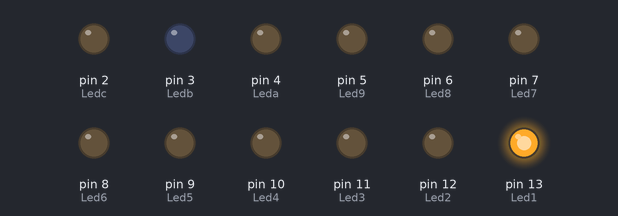
The sketch below on a simulated Arduino Uno, built with avr-gcc and run on an emulated ATmega328P. On the bench: output pins drawn as LEDs (lit = HIGH).

Above: at 0.5 s.
At 3.5 s:
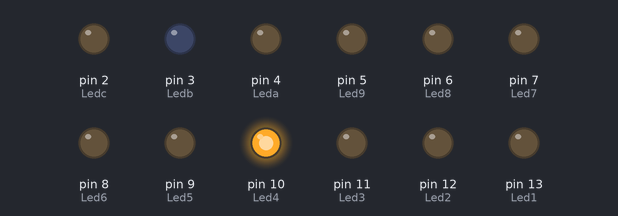
At 5.5 s:
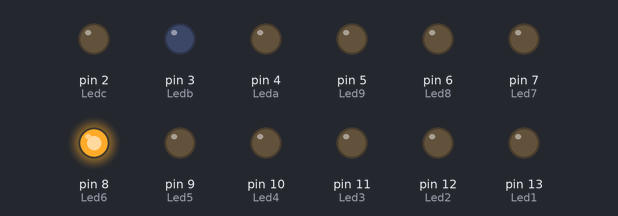
At 7.5 s:
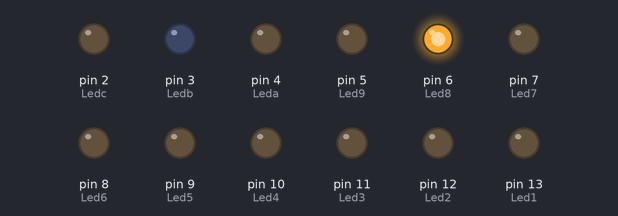
At 10.5 s:
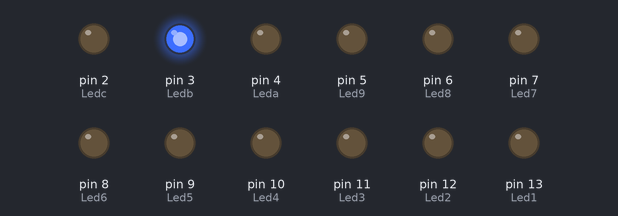
At 14.5 s:
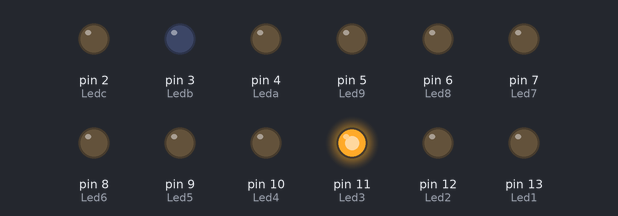
Timing chart, 0 to 15.6 s (numbered marks = the images above):
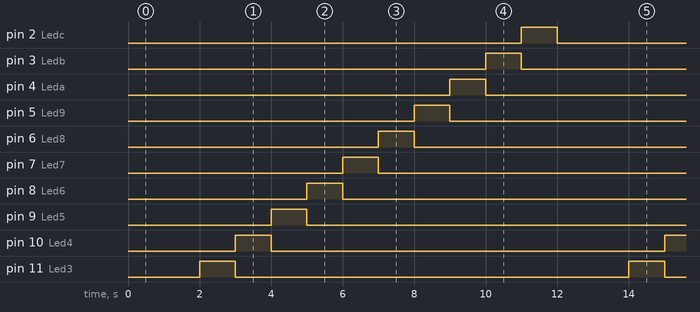

The sketch:

Multiple_LEDs.ino
```cpp
int Led1 = 13;
int Led2 = 12;
int Led3 = 11;
int Led4 = 10;
int Led5 =  9;
int Led6 =  8;
int Led7 =  7;
int Led8 =  6;
int Led9 =  5;
int Leda =  4;
int Ledb =  3;
int Ledc =  2;

void setup()
{
    pinMode(Led1, OUTPUT);
    pinMode(Led2, OUTPUT);
    pinMode(Led3, OUTPUT);
    pinMode(Led4, OUTPUT);
    pinMode(Led5, OUTPUT);
    pinMode(Led6, OUTPUT);
    pinMode(Led7, OUTPUT);
    pinMode(Led8, OUTPUT);
    pinMode(Led9, OUTPUT);
    pinMode(Leda, OUTPUT);
    pinMode(Ledb, OUTPUT);
    pinMode(Ledc, OUTPUT);
}

void loop()
{
    digitalWrite(Led1, HIGH);
    digitalWrite(Led2,  LOW);
    digitalWrite(Led3,  LOW);
    digitalWrite(Led4,  LOW);
    digitalWrite(Led5,  LOW);
    digitalWrite(Led6,  LOW);
    digitalWrite(Led7,  LOW);
    digitalWrite(Led8,  LOW);
    digitalWrite(Led9,  LOW);
    digitalWrite(Leda,  LOW);
    digitalWrite(Ledb,  LOW);
    digitalWrite(Ledc,  LOW);
    delay(1000);

    digitalWrite(Led1,  LOW);
    digitalWrite(Led2, HIGH);
    digitalWrite(Led3,  LOW);
    digitalWrite(Led4,  LOW);
    digitalWrite(Led5,  LOW);
    digitalWrite(Led6,  LOW);
    digitalWrite(Led7,  LOW);
    digitalWrite(Led8,  LOW);
    digitalWrite(Led9,  LOW);
    digitalWrite(Leda,  LOW);
    digitalWrite(Ledb,  LOW);
    digitalWrite(Ledc,  LOW);
    delay(1000);

    digitalWrite(Led1,  LOW);
    digitalWrite(Led2,  LOW);
    digitalWrite(Led3, HIGH);
    digitalWrite(Led4,  LOW);
    digitalWrite(Led5,  LOW);
    digitalWrite(Led6,  LOW);
    digitalWrite(Led7,  LOW);
    digitalWrite(Led8,  LOW);
    digitalWrite(Led9,  LOW);
    digitalWrite(Leda,  LOW);
    digitalWrite(Ledb,  LOW);
    digitalWrite(Ledc,  LOW);
    delay(1000);

    digitalWrite(Led1,  LOW);
    digitalWrite(Led2,  LOW);
    digitalWrite(Led3,  LOW);
    digitalWrite(Led4, HIGH);
    digitalWrite(Led5,  LOW);
    digitalWrite(Led6,  LOW);
    digitalWrite(Led7,  LOW);
    digitalWrite(Led8,  LOW);
    digitalWrite(Led9,  LOW);
    digitalWrite(Leda,  LOW);
    digitalWrite(Ledb,  LOW);
    digitalWrite(Ledc,  LOW);
    delay(1000);

    digitalWrite(Led1,  LOW);
    digitalWrite(Led2,  LOW);
    digitalWrite(Led3,  LOW);
    digitalWrite(Led4,  LOW);
    digitalWrite(Led5, HIGH);
    digitalWrite(Led6,  LOW);
    digitalWrite(Led7,  LOW);
    digitalWrite(Led8,  LOW);
    digitalWrite(Led9,  LOW);
    digitalWrite(Leda,  LOW);
    digitalWrite(Ledb,  LOW);
    digitalWrite(Ledc,  LOW);
    delay(1000);

    digitalWrite(Led1,  LOW);
    digitalWrite(Led2,  LOW);
    digitalWrite(Led3,  LOW);
    digitalWrite(Led4,  LOW);
    digitalWrite(Led5,  LOW);
    digitalWrite(Led6, HIGH);
    digitalWrite(Led7,  LOW);
    digitalWrite(Led8,  LOW);
    digitalWrite(Led9,  LOW);
    digitalWrite(Leda,  LOW);
    digitalWrite(Ledb,  LOW);
    digitalWrite(Ledc,  LOW);
    delay(1000);

    digitalWrite(Led1,  LOW);
    digitalWrite(Led2,  LOW);
    digitalWrite(Led3,  LOW);
    digitalWrite(Led4,  LOW);
    digitalWrite(Led5,  LOW);
    digitalWrite(Led6,  LOW);
    digitalWrite(Led7, HIGH);
    digitalWrite(Led8,  LOW);
    digitalWrite(Led9,  LOW);
    digitalWrite(Leda,  LOW);
    digitalWrite(Ledb,  LOW);
    digitalWrite(Ledc,  LOW);
    delay(1000);

    digitalWrite(Led1,  LOW);
    digitalWrite(Led2,  LOW);
    digitalWrite(Led3,  LOW);
    digitalWrite(Led4,  LOW);
    digitalWrite(Led5,  LOW);
    digitalWrite(Led6,  LOW);
    digitalWrite(Led7,  LOW);
    digitalWrite(Led8, HIGH);
    digitalWrite(Led9,  LOW);
    digitalWrite(Leda,  LOW);
    digitalWrite(Ledb,  LOW);
    digitalWrite(Ledc,  LOW);
    delay(1000);

    digitalWrite(Led1,  LOW);
    digitalWrite(Led2,  LOW);
    digitalWrite(Led3,  LOW);
    digitalWrite(Led4,  LOW);
    digitalWrite(Led5,  LOW);
    digitalWrite(Led6,  LOW);
    digitalWrite(Led7,  LOW);
    digitalWrite(Led8,  LOW);
    digitalWrite(Led9, HIGH);
    digitalWrite(Leda,  LOW);
    digitalWrite(Ledb,  LOW);
    digitalWrite(Ledc,  LOW);
    delay(1000);

    digitalWrite(Led1,  LOW);
    digitalWrite(Led2,  LOW);
    digitalWrite(Led3,  LOW);
    digitalWrite(Led4,  LOW);
    digitalWrite(Led5,  LOW);
    digitalWrite(Led6,  LOW);
    digitalWrite(Led7,  LOW);
    digitalWrite(Led8,  LOW);
    digitalWrite(Led9,  LOW);
    digitalWrite(Leda, HIGH);
    digitalWrite(Ledb,  LOW);
    digitalWrite(Ledc,  LOW);
    delay(1000);

    digitalWrite(Led1,  LOW);
    digitalWrite(Led2,  LOW);
    digitalWrite(Led3,  LOW);
    digitalWrite(Led4,  LOW);
    digitalWrite(Led5,  LOW);
    digitalWrite(Led6,  LOW);
    digitalWrite(Led7,  LOW);
    digitalWrite(Led8,  LOW);
    digitalWrite(Led9,  LOW);
    digitalWrite(Leda,  LOW);
    digitalWrite(Ledb, HIGH);
    digitalWrite(Ledc,  LOW);
    delay(1000);

    digitalWrite(Led1,  LOW);
    digitalWrite(Led2,  LOW);
    digitalWrite(Led3,  LOW);
    digitalWrite(Led4,  LOW);
    digitalWrite(Led5,  LOW);
    digitalWrite(Led6,  LOW);
    digitalWrite(Led7,  LOW);
    digitalWrite(Led8,  LOW);
    digitalWrite(Led9,  LOW);
    digitalWrite(Leda,  LOW);
    digitalWrite(Ledb,  LOW);
    digitalWrite(Ledc, HIGH);
    delay(1000);
}
```

Measured:
- by itself, pin 2 (Ledc), pin 3 (Ledb), pin 4 (Leda), pin 5 (Led9), pin 6 (Led8), pin 7 (Led7), pin 8 (Led6), pin 9 (Led5), pin 10 (Led4), pin 11 (Led3), pin 12 (Led2), pin 13 (Led1): alternates HIGH for 1.0 s and LOW for 11.0 s
- by itself, everything shown: repeats every 12.0 s, in 12 steps
